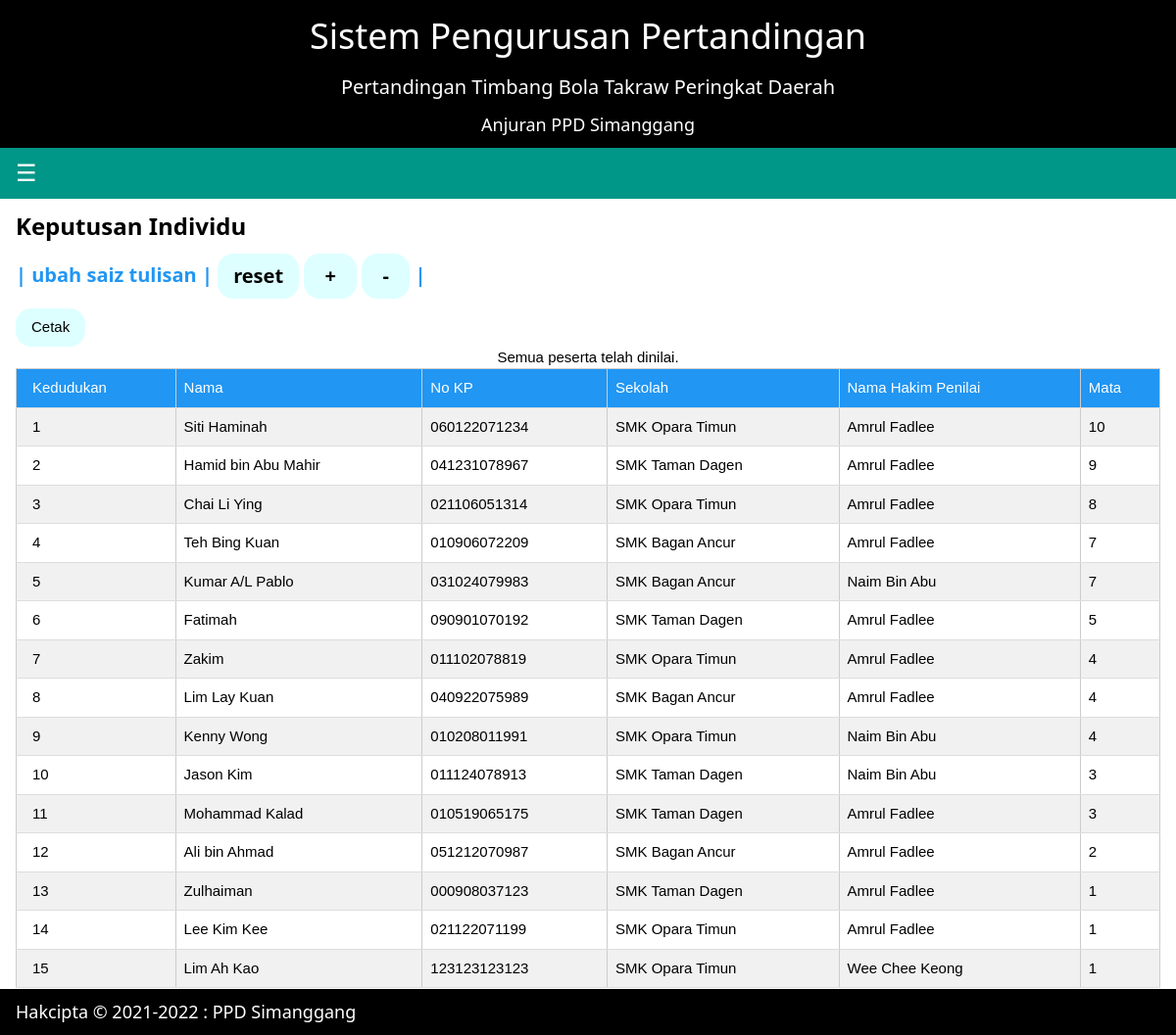
/keputusan-individu.php (signed in), run on the app's committed database.
### tables this page shows
CREATE TABLE `peserta` (
  `nama_peserta` varchar(60) DEFAULT NULL,
  `nokp_peserta` varchar(12) NOT NULL,
  `katalaluan_peserta` varchar(13) DEFAULT NULL,
  `kod_sekolah` varchar(7) DEFAULT NULL,
  `nokp_hakim` varchar(12) DEFAULT NULL,
  `mata` int(3) DEFAULT NULL
);

CREATE TABLE `sekolah` (
  `kod_sekolah` varchar(7) NOT NULL,
  `nama_sekolah` varchar(60) DEFAULT NULL
);

CREATE TABLE `hakim` (
  `nokp_hakim` varchar(12) NOT NULL,
  `nama_hakim` varchar(60) DEFAULT NULL,
  `katalaluan_hakim` varchar(13) DEFAULT NULL
);

### fungsi.php (called while the page is built, shortened)
<?PHP
function semak()
{
    include('connection.php');
    $arahan = "Select* from peserta where mata is null";
    $laksana = mysqli_query($condb, $arahan);
    $bil_tidak_nilai = mysqli_num_rows($laksana);
    if ($bil_tidak_nilai > 0) {
        $umum = "Penilaian peserta belum selesai.<br>
        Keputusan Rasmi Tidak Dikeluarkan lagi";
    } else {
        $umum = "Semua peserta telah dinilai.";
    }
    return $umum;
}

### keputusan-individu.php (the view, shortened to what this page needs)
<?php
include('header.php');
include('connection.php');
include ('fungsi.php');
?>
<link rel="stylesheet" href="print.css">
<h3><b>Keputusan Individu</b></h3>
<?php include('butang-saiz.php'); ?>
<table width='100%' border='1' id='saiz' class="w3-table-all">
    <caption><?= $k=semak(); ?></caption>
    <tr class="w3-blue">
        <td>Kedudukan</td>
        <td>Nama</td>
        <td>No KP</td>
        <td>Sekolah</td>
        <td>Nama Hakim Penilai</td>
        <td>Mata</td>
    </tr>
    <input class="w3-btn w3-round-xlarge w3-pale-blue w3-hover-yellow" name='print'type='button'onclick="window.print()" id="print"  value='Cetak'/>
<?php
$arahan_papar="SELECT* FROM peserta
LEFT JOIN sekolah
ON peserta.kod_sekolah = sekolah.kod_sekolah
LEFT JOIN hakim
ON peserta.nokp_hakim = hakim.nokp_hakim
order by peserta.mata DESC";
$laksana = mysqli_query($condb,$arahan_papar);
$bil=0;
    while($m=mysqli_fetch_array($laksana))
    {
        echo"<tr>
        <td>".++$bil."</td>
        <td>".$m['nama_peserta']."</td>
        <td>".$m['nokp_peserta']."</td>
        <td>".$m['nama_sekolah']."</td>
        <td>".$m['nama_hakim']."</td>
        <td>".$m['mata']."</td>
        </tr>";
    }
?>
</table>
<?php include ('footer.php'); ?>

### w3.css (style rules this page uses)
html { box-sizing:border-box }
*,*:before,*:after { box-sizing:inherit }
html { -ms-text-size-adjust:100%;-webkit-text-size-adjust:100% }
body { margin:0 }
b,strong { font-weight:bolder }
button,input,select,textarea,optgroup { font:inherit;margin:0 }
button,input { overflow:visible }
button,[type=button],[type=reset],[type=submit] { -webkit-appearance:button }
html,body { font-family:Verdana,sans-serif;font-size:15px;line-height:1.5 }
html { overflow-x:hidden }
h3 { font-size:24px }
h1,h2,h3,h4,h5,h6 { font-family:"Segoe UI",Arial,sans-serif;font-weight:400;margin:10px 0 }
.w3-table,.w3-table-all { border-collapse:collapse;border-spacing:0;width:100%;display:table }
.w3-table-all { border:1px solid #ccc }
.w3-bordered tr,.w3-table-all tr { border-bottom:1px solid #ddd }
.w3-table-all tr:nth-child(odd) { background-color:#fff }
.w3-table-all tr:nth-child(even) { background-color:#f1f1f1 }
.w3-table td,.w3-table th,.w3-table-all td,.w3-table-all th { padding:8px 8px;display:table-cell;text-align:left;vertical-align:top }
.w3-table th:first-child,.w3-table td:first-child,.w3-table-all th:first-child,.w3-table-all td:first-child { padding-left:16px }
.w3-btn,.w3-button { border:none;display:inline-block;padding:8px 16px;vertical-align:middle;overflow:hidden;text-decoration:none;color:inherit;background-color:inherit;text-align:center;cursor:pointer;white-space:nowrap }
.w3-btn,.w3-button { -webkit-touch-callout:none;-webkit-user-select:none;-khtml-user-select:none;-moz-user-select:none;-ms-user-select:none;user-select:none }
.w3-round-xlarge { border-radius:16px }
.w3-blue,.w3-hover-blue:hover { color:#fff!important;background-color:#2196F3!important }
.w3-pale-blue,.w3-hover-pale-blue:hover { color:#000!important;background-color:#ddffff!important }

### indexcss.css (style rules this page uses)
body { margin:0; padding:0; background-image:url(image/takraw2.jpg); background-size:cover; background-attachment: fixed; }

### data on the page
peserta: nama_peserta "Siti Haminah", nokp_peserta "060122071234", kod_sekolah.nama_sekolah "SMK Opara Timun", nokp_hakim.nama_hakim "Amrul Fadlee", mata "10"
peserta: nama_peserta "Hamid bin Abu Mahir", nokp_peserta "041231078967", kod_sekolah.nama_sekolah "SMK Taman Dagen", nokp_hakim.nama_hakim "Amrul Fadlee", mata "9"
peserta: nama_peserta "Chai Li Ying", nokp_peserta "021106051314", kod_sekolah.nama_sekolah "SMK Opara Timun", nokp_hakim.nama_hakim "Amrul Fadlee", mata "8"
peserta: nama_peserta "Teh Bing Kuan", nokp_peserta "010906072209", kod_sekolah.nama_sekolah "SMK Bagan Ancur", nokp_hakim.nama_hakim "Amrul Fadlee", mata "7"
peserta: nama_peserta "Kumar A/L Pablo", nokp_peserta "031024079983", kod_sekolah.nama_sekolah "SMK Bagan Ancur", nokp_hakim.nama_hakim "Naim Bin Abu", mata "7"
peserta: nama_peserta "Fatimah", nokp_peserta "090901070192", kod_sekolah.nama_sekolah "SMK Taman Dagen", nokp_hakim.nama_hakim "Amrul Fadlee", mata "5"
peserta: nama_peserta "Zakim", nokp_peserta "011102078819", kod_sekolah.nama_sekolah "SMK Opara Timun", nokp_hakim.nama_hakim "Amrul Fadlee", mata "4"
peserta: nama_peserta "Lim Lay Kuan", nokp_peserta "040922075989", kod_sekolah.nama_sekolah "SMK Bagan Ancur", nokp_hakim.nama_hakim "Amrul Fadlee", mata "4"
peserta: nama_peserta "Kenny Wong", nokp_peserta "010208011991", kod_sekolah.nama_sekolah "SMK Opara Timun", nokp_hakim.nama_hakim "Naim Bin Abu", mata "4"
peserta: nama_peserta "Jason Kim", nokp_peserta "011124078913", kod_sekolah.nama_sekolah "SMK Taman Dagen", nokp_hakim.nama_hakim "Naim Bin Abu", mata "3"
peserta: nama_peserta "Mohammad Kalad", nokp_peserta "010519065175", kod_sekolah.nama_sekolah "SMK Taman Dagen", nokp_hakim.nama_hakim "Amrul Fadlee", mata "3"
peserta: nama_peserta "Ali bin Ahmad", nokp_peserta "051212070987", kod_sekolah.nama_sekolah "SMK Bagan Ancur", nokp_hakim.nama_hakim "Amrul Fadlee", mata "2"
peserta: nama_peserta "Zulhaiman", nokp_peserta "000908037123", kod_sekolah.nama_sekolah "SMK Taman Dagen", nokp_hakim.nama_hakim "Amrul Fadlee", mata "1"
peserta: nama_peserta "Lee Kim Kee", nokp_peserta "021122071199", kod_sekolah.nama_sekolah "SMK Opara Timun", nokp_hakim.nama_hakim "Amrul Fadlee", mata "1"
peserta: nama_peserta "Lim Ah Kao", nokp_peserta "123123123123", kod_sekolah.nama_sekolah "SMK Opara Timun", nokp_hakim.nama_hakim "Wee Chee Keong", mata "1"

### other printed values
$k=semak() "Semua peserta telah dinilai."
